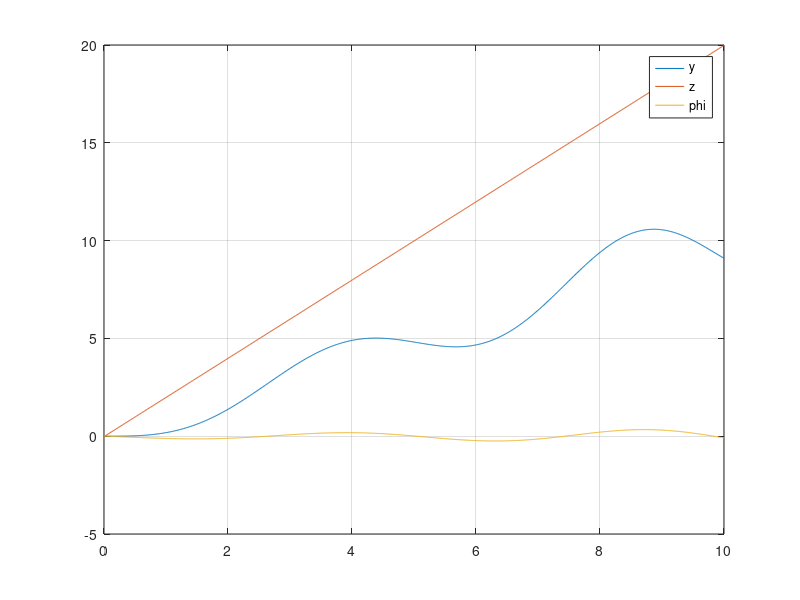

The MATLAB script that drew this image:
clc;
clear;

kp = [1, 1,1];
kd = [1, 100, 1];
y_init = 0;
z_init = 0;
phi_init = 0;
ydot = 0;
zdot = 0;
phidot = 0;

del_t = 0.01;
g = 9.8;
L = 0.086;
I_xx = 2.5e-4;
m = 0.18;

y_des = 7;
z_des = 0;

%%%%%%%%
phi_des = 0;

t=0:del_t:10;

y = zeros(length(t),1);
z = zeros(length(t),1);
phi = zeros(length(t),1);
prev_phi_c = 0;

z(1) = z_init;
y(1) = y_init;
phi(1) = phi_init;

rise_time_y = 0;
rise_time_z = 0;
check_y = 0;
check_z = 0;

for i = 2:length(t)-1
    del_y = y(i)-y(i-1);
    del_z = z(i)-z(i-1);
    del_phi = phi(i)-phi(i-1);
    
    u1 = m*(g + 0 +kd(2)*(2 - del_z/del_t) + kp(2)*(2*t(i) - z(i)));
    phi_c = -1/g*(0 + kd(1)*(1 - del_y/del_t) + kp(1)*(t(i) - y(i)));
    del_phidot = (phi_c - prev_phi_c)/del_t - (phi(i)-phi(i-1))/del_t;
    u2 = I_xx*(0 + kd(3)*(del_phidot) + kp(3)*(phi_c - phi(i)));
    
    yd_dot = -g*phi(i);
    zd_dot = -g +u1/m;
    phid_dot = u2/I_xx;
    
    y(i+1) = y(i) + ydot*del_t + 0.5*yd_dot*(del_t^2);
    ydot = ydot + yd_dot*del_t;
    
    z(i+1) = z(i) + zdot*del_t + 0.5*zd_dot*(del_t^2);
    zdot = zdot + zd_dot*del_t;
    
    phi(i+1) = phi(i) + phidot*del_t + 0.5*phid_dot*(del_t^2);
    phidot = phidot + phid_dot*del_t;
    prev_phi_c = phi_c;
    
    if phi(i+1)>2*pi
        phi(i+1) = rem(phi(i+1),2*pi);
    end
    
    if z(i+1) >  0.1*(z_des - z_init) && check_z == 0
        rise_time_z = t(i+1);
        check_z = 1;
    elseif z(i+1) >  0.9*(z_des - z_init) && check_z == 1
        rise_time_z = t(i+1)-rise_time_z;
        check_z = 2;
    end
    
    if y(i+1) >  0.1*(y_des - y_init) && check_y == 0
        rise_time_y = t(i+1);
        check_y = 1;
    elseif y(i+1) >  0.9*(y_des - y_init) && check_y == 1
        rise_time_y = t(i+1)-rise_time_y;
        check_y = 2;
    end
end
per_OS_z = ((max(z)- z_des)/z_des)*100
rise_time_z

per_OS_y = ((max(y)- y_des)/y_des)*100
rise_time_y
figure(1)
plot(t, y)
hold on;
plot(t, z)
hold on;
plot(t, phi)
legend('y','z','phi')
grid on